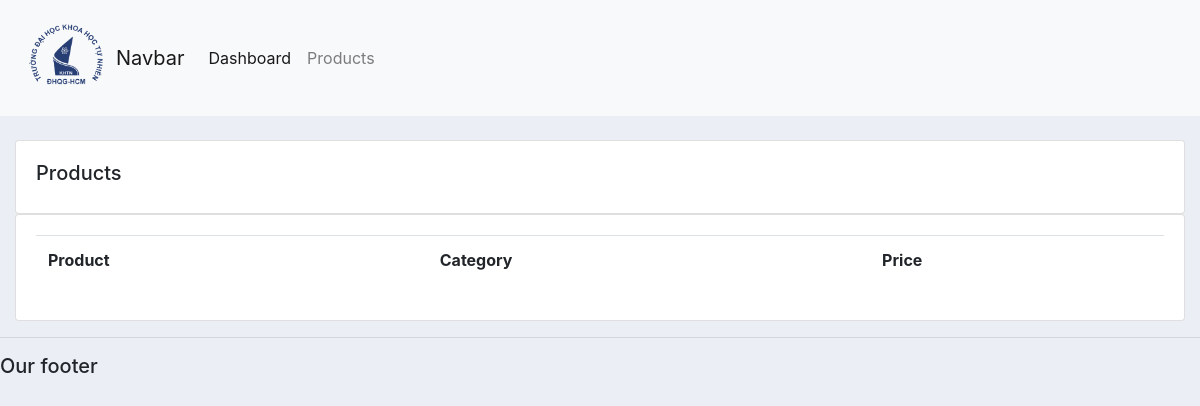
Before: /products/ with the older database file.
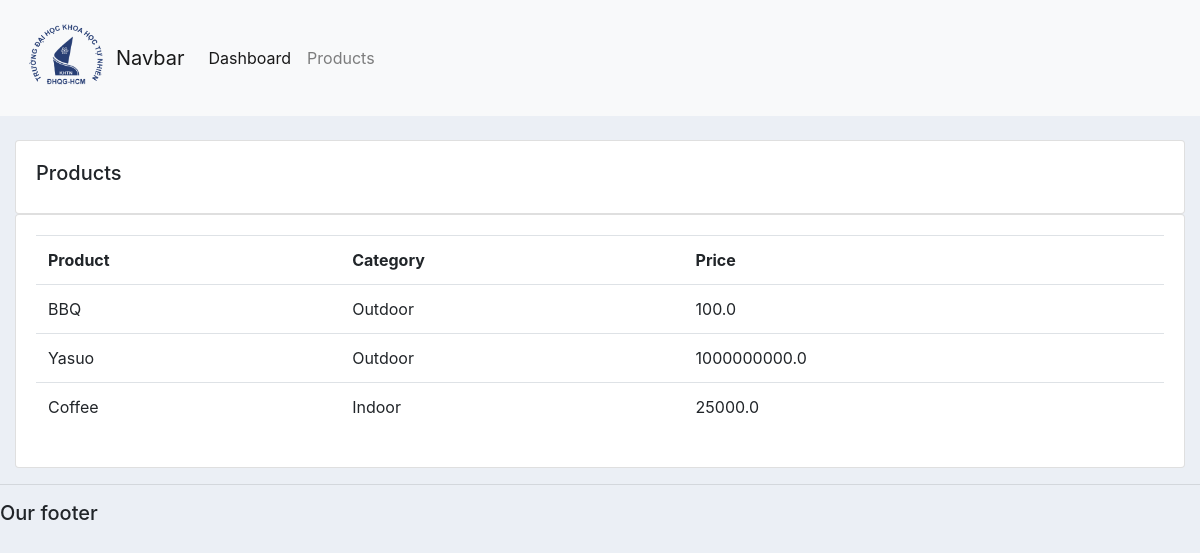
After: the same page with the newer database file.
### accounts/models.py (models this page shows, shortened)
class Product(models.Model):
    CATELOGY = (
        ('Indoor', 'Indoor'),
        ('Outdoor', 'Outdoor')
    )
    name = models.CharField(max_length=200, null=True)
    price = models.FloatField(null=True)
    category = models.CharField(max_length=200, null=True, choices=CATELOGY)
    description = models.CharField(max_length=200, null=True,blank=True)
    date_created = models.DateTimeField(auto_now_add=True)
    tags = models.ManyToManyField(Tag)

### accounts/views.py (the view)
# urls.py: path('products/',views.products,name="products"),
def products(request):
    products = Product.objects.all()
    return render(request, 'accounts/products.html', {'products': products})

### templates/accounts/products.html
{%  extends 'accounts/main.html' %}
{% block content %}
		<br>
		<div class="row">
			<div class="col-md">
				<div class="card card-body">
					<h5>Products</h5>
				</div>
				<div class="card card-body">
					<table class="table">
						<tr>
							<th>Product</th>
							<th>Category</th>
							<th>Price</th>
						</tr>
                        {% for i in products %}
                            <tr>
                                <td>{{i.name }}</td>
                                <td>{{i.category }}</td>
                                <td>{{i.price}}</td>
                            </tr>
                        {% endfor %}
					</table>
				</div>
			</div>
		</div>
{% endblock content %}

Changed rows visible on the page:
added Product: name "BBQ", category "Outdoor", price "100.0"
added Product: name "Yasuo", category "Outdoor", price "1000000000.0"
added Product: name "Coffee", category "Indoor", price "25000.0"
